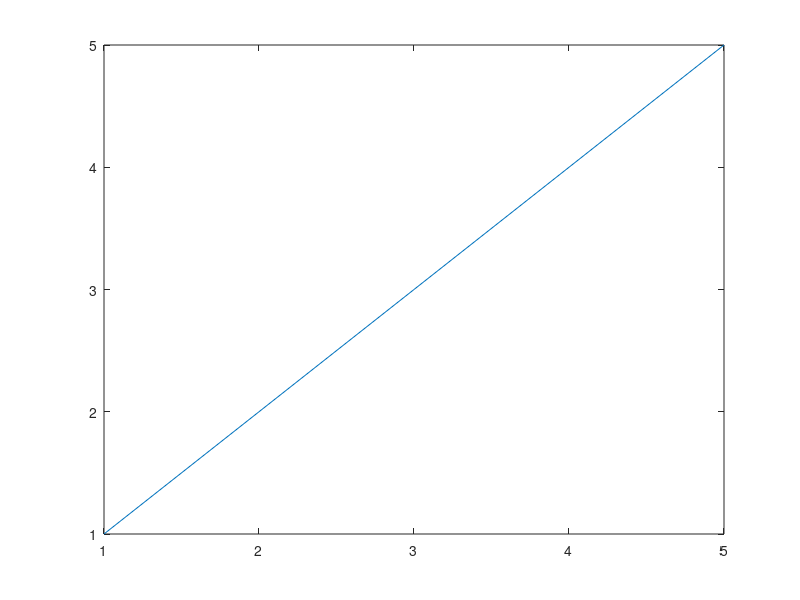
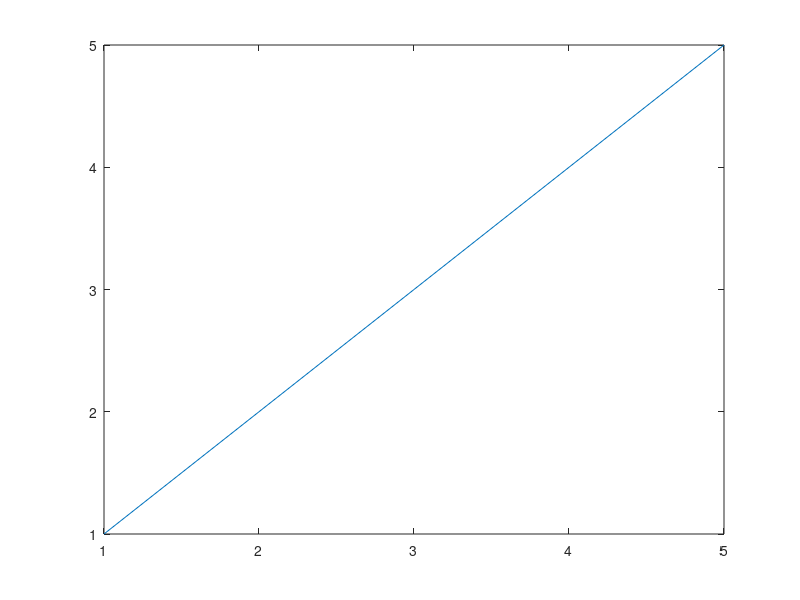

MATLAB code for these plots, in order: (Note: this script raises an error after producing the figures.)
%=============================================================================
% Copyright (c) 2016-present Allan CORNET (Nelson)
%=============================================================================
% This file is part of Nelson.
%=============================================================================
% LICENCE_BLOCK_BEGIN
% SPDX-License-Identifier: LGPL-3.0-or-later
% LICENCE_BLOCK_END
%=============================================================================
% <--ADV-CLI MODE-->
%=============================================================================
close all
%=============================================================================
% Limits not read yet on the source are computed before the copy.
f = figure('Visible', 'off');
ax = axes(f);
plot(ax, 1:5);
f2 = figure('Visible', 'off');
ax2 = copyobj(ax, f2);
asserts.isequal(ax2.XLim, [1 5]);
asserts.isequal(ax.XLim, [1 5]);
%=============================================================================
% Auto modes stay auto on the copy.
modes = {'XLimMode', 'YLimMode', 'ZLimMode', 'CLimMode', 'XTickMode', ...
  'XTickLabelMode', 'FontSizeMode', 'DataAspectRatioMode', 'TickDirMode'};
for k = 1:numel(modes)
  asserts.isequal(ax2.(modes{k}), 'auto');
end
asserts.isequal(ax2.PositionConstraint, 'outerposition');
%=============================================================================
% Auto limits of the copy follow its new data.
plot(ax2, 1:20);
asserts.isequal(ax2.XLim, [0 20]);
%=============================================================================
% Manual modes of the source are kept, auto ones are not flipped.
ax.XLim = [0 3];
ax3 = copyobj(ax, f2);
asserts.isequal(ax3.XLim, [0 3]);
asserts.isequal(ax3.XLimMode, 'manual');
asserts.isequal(ax3.YLimMode, 'auto');
asserts.isequal(ax3.XTickMode, 'auto');
ax.XTick = [0 1 2 3];
ax.YLimMode = 'manual';
ax4 = copyobj(ax, f2);
asserts.isequal(ax4.XTick, [0 1 2 3]);
asserts.isequal(ax4.XTickMode, 'manual');
asserts.isequal(ax4.YLimMode, 'manual');
asserts.isequal(ax4.XTickLabelMode, 'auto');
%=============================================================================
% Color limits of an image copy stay auto.
f3 = figure('Visible', 'off');
a = axes(f3);
imagesc(a, magic(4));
c = copyobj(a, f3);
asserts.isequal(c.CLim, [1 16]);
asserts.isequal(c.CLimMode, 'auto');
%=============================================================================
close all
%=============================================================================
